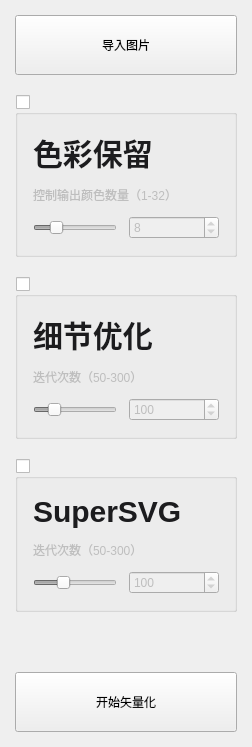
          <widget class="QWidget" name="tab_basic">
           <attribute name="title">
            <string>基础设置</string>
           </attribute>
           <layout class="QVBoxLayout" name="verticalLayout_tab_basic">
            <property name="spacing">
             <number>20</number>
            </property>
            <property name="leftMargin">
             <number>15</number>
            </property>
            <property name="topMargin">
             <number>15</number>
            </property>
            <property name="rightMargin">
             <number>15</number>
            </property>
            <property name="bottomMargin">
             <number>15</number>
            </property>
            <item>
             <widget class="QPushButton" name="btn_import">
              <property name="minimumSize">
               <size>
                <width>0</width>
                <height>60</height>
               </size>
              </property>
              <property name="text">
               <string>导入图片</string>
              </property>
              <property name="icon">
               <iconset theme="document-open"/>
              </property>
             </widget>
            </item>
            <item>
             <widget class="QGroupBox" name="groupBox_color">
              <property name="title">
               <string/>
              </property>
              <property name="checkable">
               <bool>true</bool>
              </property>
              <property name="checked">
               <bool>false</bool>
              </property>
              <layout class="QVBoxLayout" name="verticalLayout_color">
               <property name="spacing">
                <number>12</number>
               </property>
               <property name="leftMargin">
                <number>15</number>
               </property>
               <property name="topMargin">
                <number>15</number>
               </property>
               <property name="rightMargin">
                <number>15</number>
               </property>
               <property name="bottomMargin">
                <number>15</number>
               </property>
               <item>
                <widget class="QLabel" name="label_color_title">
                 <property name="text">
                  <string>色彩保留</string>
                 </property>
                 <property name="styleSheet">
                  <string notr="true">font-size: 30px; font-weight: 500; color: #1C1C1E;</string>
                 </property>
                </widget>
               </item>
               <item>
                <widget class="QLabel" name="label_color_desc">
                 <property name="text">
                  <string>控制输出颜色数量（1-32）</string>
                 </property>
                 <property name="wordWrap">
                  <bool>true</bool>
                 </property>
                </widget>
               </item>
               <item>
                <layout class="QHBoxLayout" name="horizontalLayout_color">
                 <item>
                  <widget class="QSlider" name="slider_color">
                   <property name="minimum">
                    <number>1</number>
                   </property>
                   <property name="maximum">
                    <number>32</number>
                   </property>
                   <property name="value">
                    <number>8</number>
                   </property>
                   <property name="orientation">
                    <enum>Qt::Horizontal</enum>
                   </property>
                  </widget>
                 </item>
                 <item>
                  <widget class="QSpinBox" name="spinbox_color">
                   <property name="minimum">
                    <number>1</number>
                   </property>
                   <property name="maximum">
                    <number>32</number>
                   </property>
                   <property name="value">
                    <number>8</number>
                   </property>
                   <property name="minimumSize">
                    <size>
                     <width>90</width>
                     <height>0</height>
                    </size>
                   </property>
                  </widget>
                 </item>
                </layout>
               </item>
              </layout>
             </widget>
            </item>
            <item>
             <widget class="QGroupBox" name="groupBox_detail">
              <property name="title">
               <string/>
              </property>
              <property name="checkable">
               <bool>true</bool>
              </property>
              <property name="checked">
               <bool>false</bool>
              </property>
              <layout class="QVBoxLayout" name="verticalLayout_detail">
               <property name="spacing">
                <number>12</number>
               </property>
               <property name="leftMargin">
                <number>15</number>
               </property>
               <property name="topMargin">
                <number>15</number>
               </property>
               <property name="rightMargin">
                <number>15</number>
               </property>
               <property name="bottomMargin">
                <number>15</number>
               </property>
               <item>
                <widget class="QLabel" name="label_detail_title">
                 <property name="text">
                  <string>细节优化</string>
                 </property>
                 <property name="styleSheet">
                  <string notr="true">font-size: 30px; font-weight: 500; color: #1C1C1E;</string>
                 </property>
                </widget>
               </item>
               <item>
                <widget class="QLabel" name="label_detail_desc">
                 <property name="text">
                  <string>迭代次数（50-300）</string>
                 </property>
                 <property name="wordWrap">
                  <bool>true</bool>
                 </property>
                </widget>
               </item>
               <item>
                <layout class="QHBoxLayout" name="horizontalLayout_detail">
                 <item>
                  <widget class="QSlider" name="slider_detail">
                   <property name="minimum">
                    <number>50</number>
                   </property>
                   <property name="maximum">
                    <number>300</number>
                   </property>
                   <property name="value">
                    <number>100</number>
                   </property>
                   <property name="orientation">
                    <enum>Qt::Horizontal</enum>
                   </property>
                  </widget>
                 </item>
                 <item>
                  <widget class="QSpinBox" name="spinbox_detail">
                   <property name="minimum">
                    <number>50</number>
                   </property>
                   <property name="maximum">
                    <number>300</number>
                   </property>
                   <property name="value">
                    <number>100</number>
                   </property>
                   <property name="minimumSize">
                    <size>
                     <width>90</width>
                     <height>0</height>
                    </size>
                   </property>
                  </widget>
                 </item>
                </layout>
               </item>
              </layout>
             </widget>
            </item>
            <item>
             <widget class="QGroupBox" name="groupBox_supersvg">
              <property name="title">
               <string/>
              </property>
              <property name="checkable">
               <bool>true</bool>
              </property>
              <property name="checked">
               <bool>false</bool>
              </property>
              <layout class="QVBoxLayout" name="verticalLayout_supersvg">
               <property name="spacing">
                <number>12</number>
               </property>
               <property name="leftMargin">
                <number>15</number>
               </property>
               <property name="topMargin">
                <number>15</number>
               </property>
               <property name="rightMargin">
                <number>15</number>
               </property>
               <property name="bottomMargin">
                <number>15</number>
               </property>
               <item>
                <widget class="QLabel" name="label_supersvg_title">
                 <property name="text">
                  <string>SuperSVG</string>
                 </property>
                 <property name="styleSheet">
                  <string notr="true">font-size: 30px; font-weight: 500; color: #1C1C1E;</string>
                 </property>
                </widget>
               </item>
               <item>
                <widget class="QLabel" name="label_supersvg_desc">
                 <property name="text">
                  <string>迭代次数（50-300）</string>
                 </property>
                 <property name="wordWrap">
                  <bool>true</bool>
                 </property>
                </widget>
               </item>
               <item>
                <layout class="QHBoxLayout" name="horizontalLayout_supersvg">
                 <item>
                  <widget class="QSlider" name="slider_supersvg">
                   <property name="minimum">
                    <number>0</number>
                   </property>
                   <property name="maximum">
                    <number>300</number>
                   </property>
                   <property name="value">
                    <number>100</number>
                   </property>
                   <property name="orientation">
                    <enum>Qt::Horizontal</enum>
                   </property>
                  </widget>
                 </item>
                 <item>
                  <widget class="QSpinBox" name="spinbox_supersvg">
                   <property name="minimum">
                    <number>0</number>
                   </property>
                   <property name="maximum">
                    <number>300</number>
                   </property>
                   <property name="value">
                    <number>100</number>
                   </property>
                   <property name="minimumSize">
                    <size>
                     <width>90</width>
                     <height>0</height>
                    </size>
                   </property>
                  </widget>
                 </item>
                </layout>
               </item>
              </layout>
             </widget>
            </item>
            <item>
             <spacer name="verticalSpacer">
              <property name="orientation">
               <enum>Qt::Vertical</enum>
              </property>
              <property name="sizeHint" stdset="0">
               <size>
                <width>20</width>
                <height>40</height>
               </size>
              </property>
             </spacer>
            </item>
            <item>
             <widget class="QPushButton" name="btn_start">
              <property name="minimumSize">
               <size>
                <width>0</width>
                <height>60</height>
               </size>
              </property>
              <property name="text">
               <string>开始矢量化</string>
              </property>
              <property name="icon">
               <iconset theme="media-playback-start"/>
              </property>
             </widget>
            </item>
           </layout>
          </widget>
